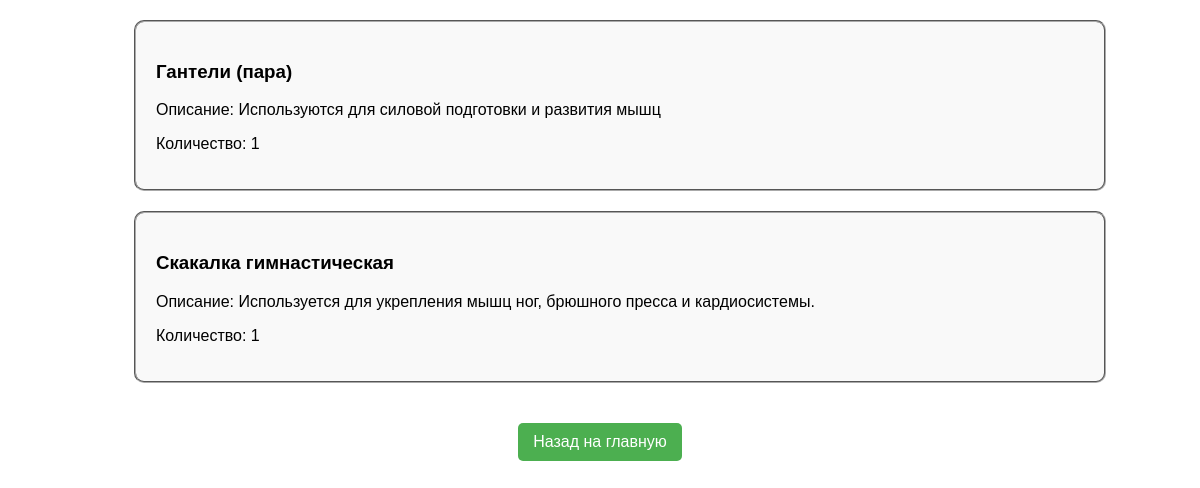
The app's page /inventory/owned_inventory/ (signed in) with its own data.
### invpage/models.py (models this page shows, shortened)
class Ownership(models.Model):
    user = models.ForeignKey(settings.AUTH_USER_MODEL, on_delete=models.CASCADE, related_name='owned_items', verbose_name=_("Пользователь"))
    item = models.ForeignKey(InventoryItem, on_delete=models.CASCADE, related_name='owners', verbose_name=_("Инвентарь"))
    quantity = models.PositiveIntegerField(default=1, verbose_name=_("Количество"))

class InventoryItem(models.Model):
    name = models.CharField(max_length=255, verbose_name=_("Название"))
    description = models.TextField(verbose_name=_("Описание"))
    status = models.CharField(max_length=50, default='Исправен', verbose_name=_("Статус"))
    item_id = models.AutoField(primary_key=True)
    quantity = models.PositiveIntegerField(default=0, verbose_name=_("Количество"))
    class Meta:
        verbose_name = _("предмет инвентаря")
        verbose_name_plural = _("Предметы инвентаря")

### invpage/views.py (the view)
# urls.py: path('owned_inventory/', owned_inv, name='owned_inv'),
@login_required
def owned_inv(request):
    user = request.user
    owned_items = Ownership.objects.filter(user=user).select_related('item')
    return render(request, 'inventory_owned.html', {'owned_items': owned_items})

### invpage/templates/inventory_owned.html (shortened to what this page needs)
{% load static %}
<!DOCTYPE html>
<html lang="en">
<head>
    <link rel="stylesheet" href="{% static 'invpage/css/own_inv.css' %}">
</head>
<body>
<ul class="inventory-list good" id="inventory-list-good">
    {% for el in owned_items %}
        <li>
            <div class="inventory-card">
                <h3>{{ el.item.name }}</h3>
                <p>Описание: {{ el.item.description }}</p>
                <p>Количество: {{ el.quantity }}</p>
            </div>
        </li>
    {% empty %}
        <li>Нет доступного инвентаря.</li>
    {% endfor %}
</ul>
<div class="button-container">
    <a href="{% url 'index' %}">Назад на главную</a>
</div>
</body>
</html>

### invpage/static/invpage/css/own_inv.css (style rules this page uses)
body { font-family: Arial, sans-serif; margin: 0; padding: 0; }
.inventory-list.good { max-height: none; overflow: visible; }
.inventory-list li { border: 2px groove #aaa; border-radius: 10px; background-color: #f9f9f9; padding: 20px; width: 80%; margin: 20px auto; display: flex; flex-direction: column; }
a { display: inline-block; margin-top: 20px; padding: 10px 15px; background-color: #4CAF50; color: white; text-decoration: none; border-radius: 5px; text-align: center; }
.button-container { text-align: center; margin-bottom: 20px; }

### records on screen
Ownership: item.name "Гантели (пара)", item.description "Используются для силовой подготовки и развития мышц", quantity "1"
Ownership: item.name "Скакалка гимнастическая", item.description "Используется для укрепления мышц ног, брюшного пресса и кардиосистемы.", quantity "1"
